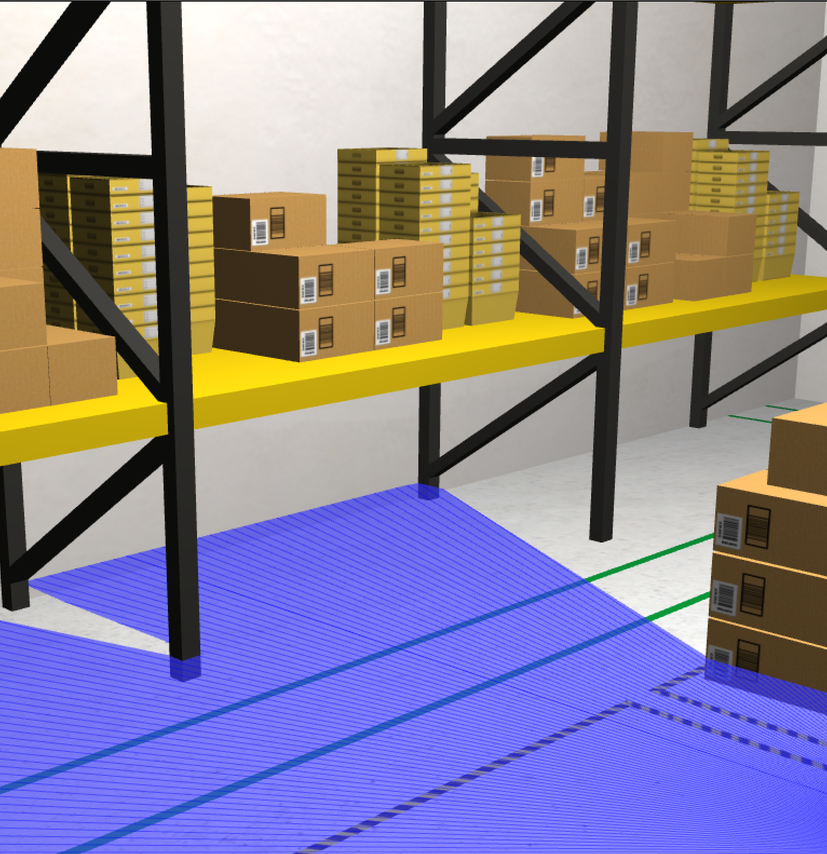
#> input picture my_robot_control/pallet_test.png, 827 x 854 px, shrunk from 1532 x 1582 before the run
$ python pallet_detector.py
#> lines starting #> are read from the running program, lines starting #| are printed output that depends on the picture; after the words box and inside, x2 and y2 are one past the last pixel; in counts of white or black regions, pixels touching at a corner belong together
import cv2
import numpy as np

def detect_pallet(image_path):
#> called with image_path = 'pallet_test.png'
    img = cv2.imread(image_path)
#> img is the input picture: shape (854, 827, 3); mean B, G, R 153, 130.3, 138.1
    if img is None:
        print(f"Could not load image: {image_path}")
        return

    hsv = cv2.cvtColor(img, cv2.COLOR_BGR2HSV)
#> hsv: shape (854, 827, 3); mean H, S, V 52.7, 95.4, 182.5

    # Tan/cardboard color range in HSV
    lower_tan = np.array([10, 60, 100])
    upper_tan = np.array([30, 255, 255])
    mask = cv2.inRange(hsv, lower_tan, upper_tan)
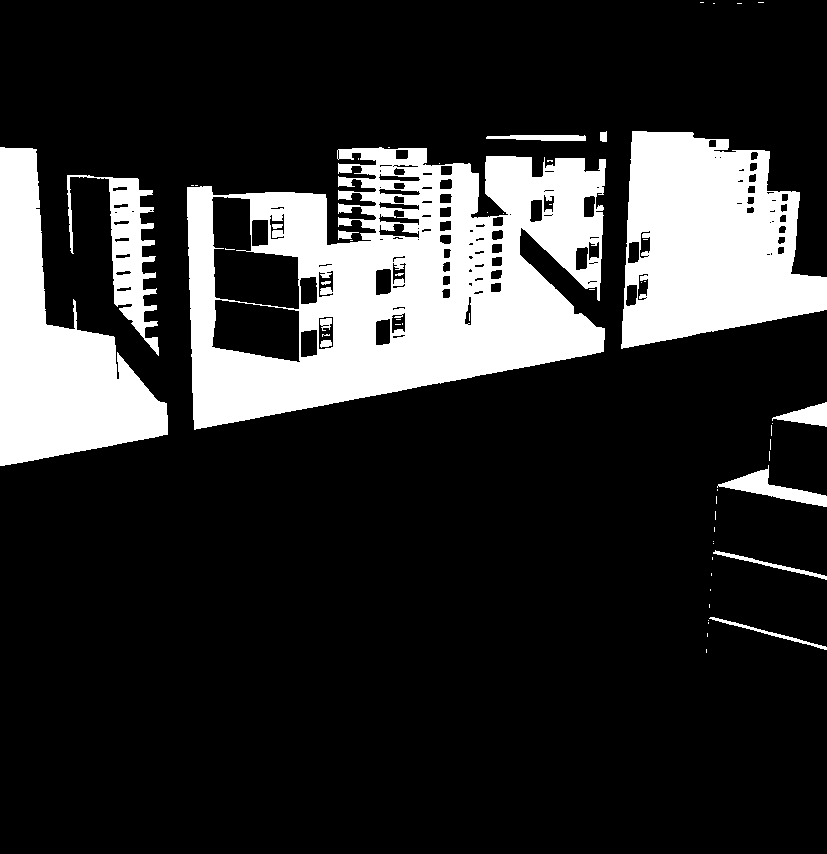
#> mask: shape (854, 827); 19% white; 58 white regions (43 under 20 px), largest, box (x1, y1, x2, y2) and area: (187, 147, 606, 430) 68383, (621, 131, 827, 349) 31109, (0, 147, 168, 466) 25215

    # Clean up noise
    kernel = np.ones((5, 5), np.uint8)
    mask = cv2.morphologyEx(mask, cv2.MORPH_OPEN, kernel)
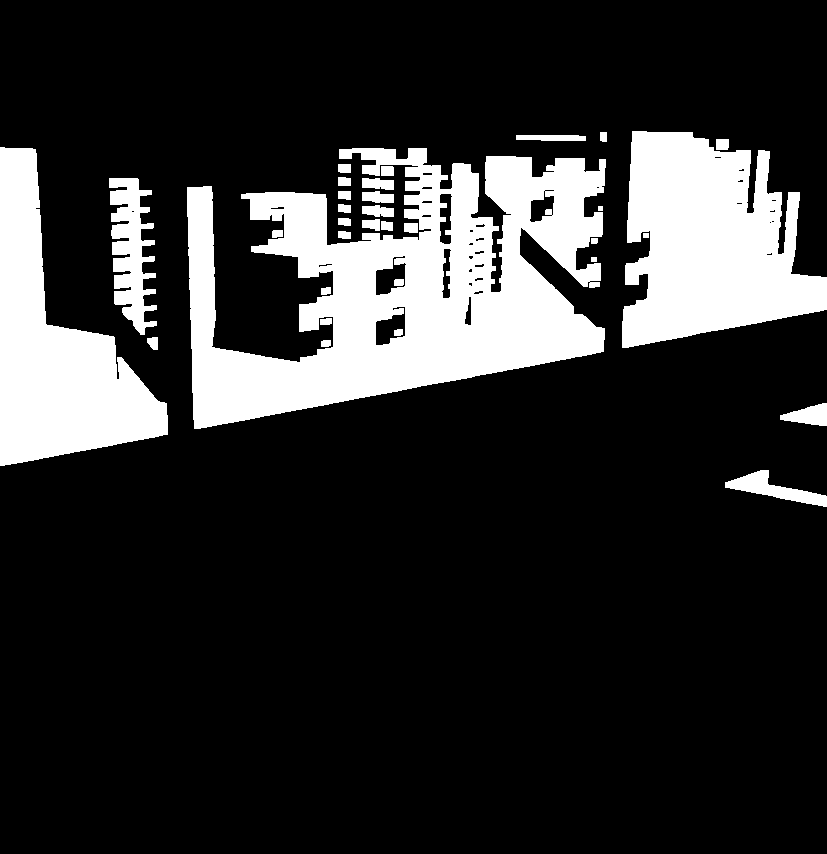
#> mask: shape (854, 827); 18.3% white; 33 white regions, largest, box (x1, y1, x2, y2) and area: (187, 148, 606, 429) 64185, (622, 131, 827, 348) 30383, (0, 147, 168, 466) 25114
    mask = cv2.morphologyEx(mask, cv2.MORPH_CLOSE, kernel)
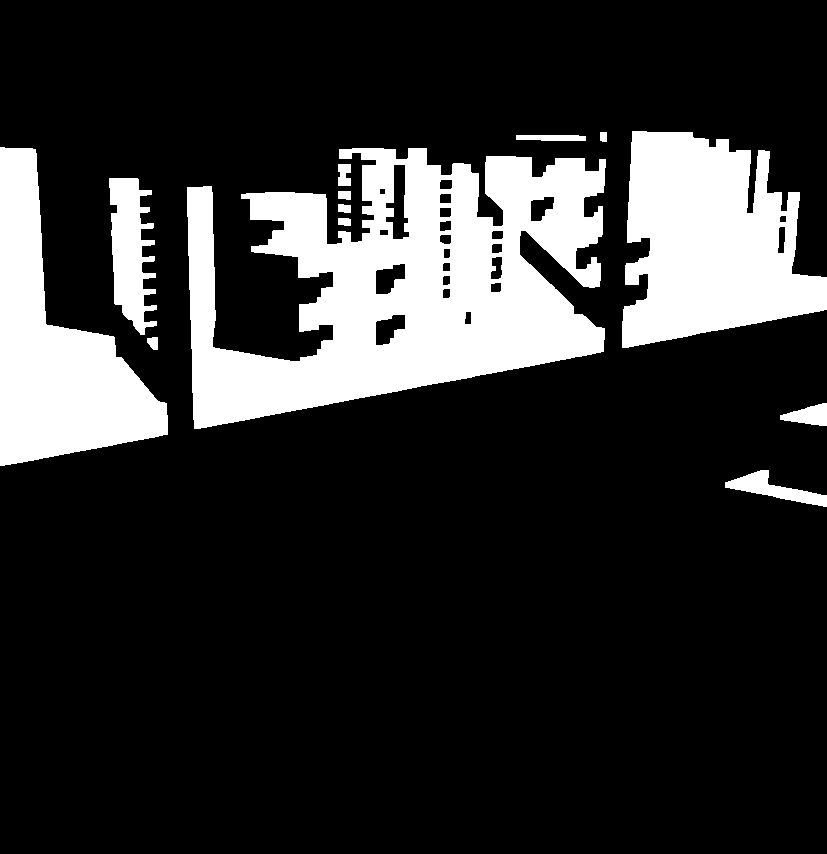
#> mask: shape (854, 827); 18.7% white; 13 white regions

    contours, _ = cv2.findContours(mask, cv2.RETR_EXTERNAL, cv2.CHAIN_APPROX_SIMPLE)
#> contours = 13 contours; largest, box (x1, y1, x2, y2) and area: (187, 148, 606, 429) 70296, (622, 131, 827, 348) 30358, (0, 147, 168, 466) 24714, (109, 178, 157, 335) 4478, (725, 470, 827, 507) 1300

    if not contours:
        print("No pallet/box detected")
        return

    largest = max(contours, key=cv2.contourArea)
#> largest = contour of 518 points, box (x1, y1, x2, y2) (187, 148, 606, 429), area 70296
    x, y, w, h = cv2.boundingRect(largest)
#> x = 187; y = 148; w = 419; h = 281
    center_x = x + w // 2
#> center_x = 396
    center_y = y + h // 2
#> center_y = 288

    print(f"Detected box at pixel ({center_x}, {center_y}), size {w}x{h}")
#| Detected box at pixel (396, 288), size 419x281

    output = img.copy()
    cv2.rectangle(output, (x, y), (x + w, y + h), (0, 255, 0), 3)
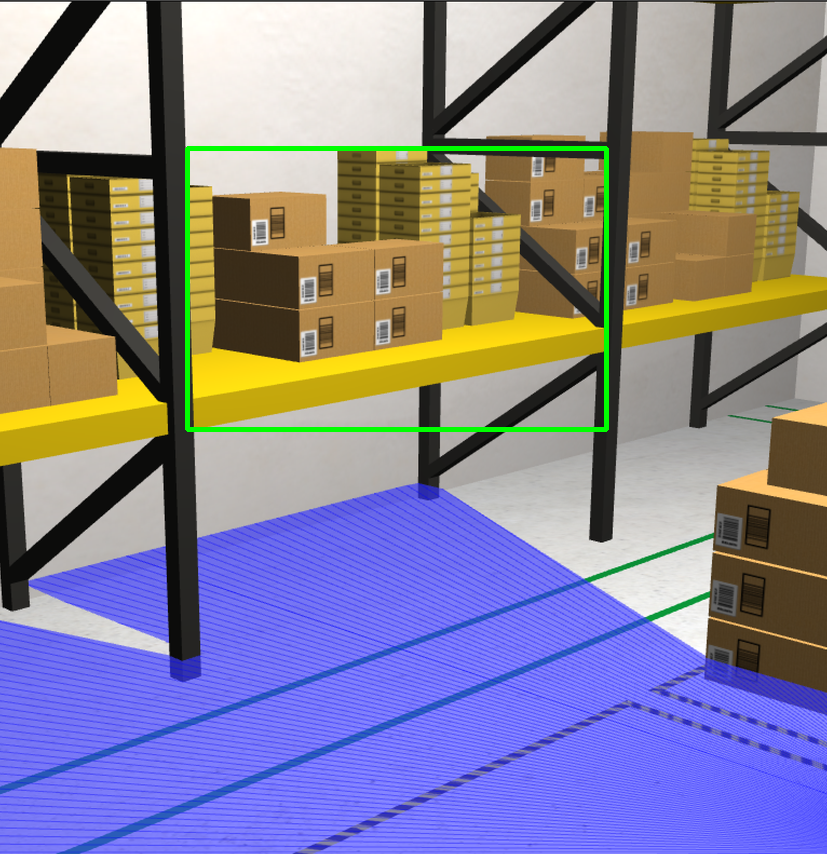
#> output: shape (854, 827, 3); 0.99% of pixels changed, all inside (x1, y1, x2, y2) = (185, 146, 609, 432)
    cv2.circle(output, (center_x, center_y), 5, (0, 0, 255), -1)
#> output: shape (854, 827, 3); 0.01% of pixels changed, all inside (x1, y1, x2, y2) = (391, 283, 402, 294)
    cv2.imwrite('/tmp/detection_result.png', output)
    print("Saved annotated result to /tmp/detection_result.png")

if __name__ == '__main__':
    detect_pallet('pallet_test.png')
